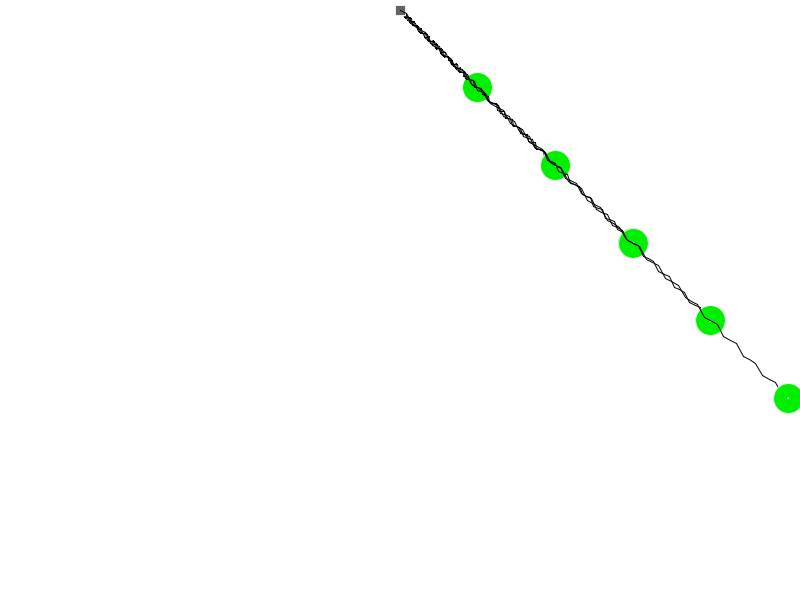
Frame 1 (no input)
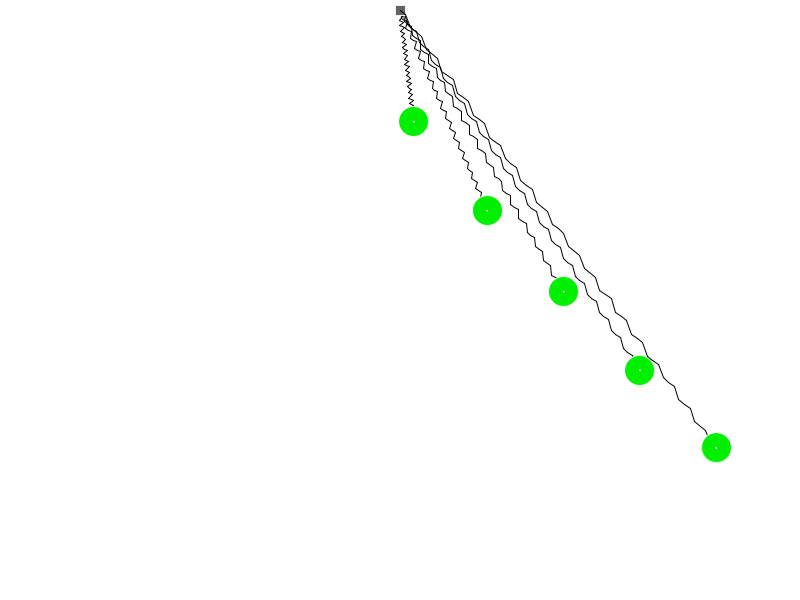
Frame 60 (the mouse pressed at the canvas centre just before this capture)
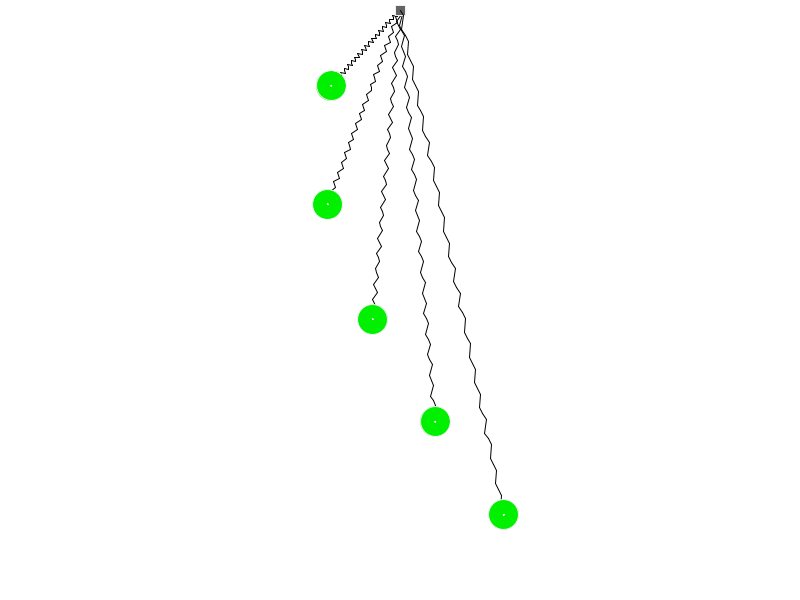
Frame 120 (the mouse held since frame 60 and released just before this capture)

The Processing sketch that drew these frames (run headless with seeded random() and noise(); from frame 60 on, the mouse is pressed at the canvas centre):

// Processing sketch: Noc03_03_SpringBob
// ── Noc03_03_SpringBob.pde
// Pendulum example from Chapter 3 Nature of Code

final int NumPendulums = 5;

Pendulum[] p = new Pendulum[NumPendulums];

void setup() {
  size(800, 600);
  frameRate(30);
  int lengthDelta = (height-100)/NumPendulums;
  int pendulumLength = lengthDelta;
  for (int i = 0; i < NumPendulums; i++) {
     p[i] = new Pendulum(width/2, 10, pendulumLength, PI/4);
     pendulumLength += lengthDelta;
  }
}

void draw() {
  background(255);
  for (int i = 0; i < NumPendulums; i++) {
    p[i].update();
    p[i].display();
  }
}
// ── Pendulum.pde
class Pendulum {
  float r;
  Spring s;
  Pin bob;
  float angle;
  float angularVel;
  float angularAcc;
  PVector GravityForce = new PVector(0, 1);
  float len;
  int bobSize;
  
  Pendulum(int x, int y, float len, float startAngle) {
    angle = startAngle;
    bob = new Pin(x+1.1*len*sin(angle), y+1.1*len*cos(angle));
    s = new Spring(x, y, len, (IPin)bob);
  }
  
  void update() {
    s.applyForces();
    bob.update();
  }
  
  void display() {
    
    bob.applyForce(GravityForce);
    bob.update();

    s.display();
    bob.display();
  }
}
// ── Pin.pde
interface IPin {
  PVector getLocation();
  void applyForce(PVector force);
}


class Pin implements IPin {
  float mass;
  float density;
  PVector acceleration;
  PVector location;
  PVector velocity;
  Pin(float x, float y) {
    location = new PVector(x, y);
    mass = 30;
    density = 1;
    acceleration = new PVector(0,0);
    velocity = new PVector(0,0);
  }
  
  PVector getLocation() {
    return location.copy();
  }
  
  void applyForce(PVector force) {
    acceleration.add(PVector.div(force,mass));
  }
  
  void update() {
    velocity.add(acceleration);
    location.add(velocity);
 
    resetAcceleration();
  }
  
  void display() {
    stroke(240);
    fill(0,240,0);
    int drawSize = (int)(mass/density);
    ellipse(location.x, location.y, drawSize, drawSize);
    ellipse(location.x, location.y, 1, 1);
  }
  
  void resetAcceleration() {
    acceleration.mult(0);
  }
}
// ── Spring.pde
class Spring {
  PVector anchor;
  float restingLength;
  float kFactor = 0.2;
  IPin pinB;
  final float NumCoils = 20;
  final float CoilWidth = 2;
  
  Spring(float x, float y, float l, IPin b) {
    anchor = new PVector(x,y);
    restingLength = l;
    pinB = b;
  }
  
  void display() {
    fill(100);
    rectMode(CENTER);
    rect(anchor.x, anchor.y, 10, 10);
    
    displaySpring();
  }
  
  void applyForces() {
    PVector force = PVector.sub(pinB.getLocation(), anchor);
    float len = force.mag();
    float stretch = len-restingLength;
    force.normalize();
    force.mult(-1 * kFactor * stretch);
    pinB.applyForce(force);
  }
  
  void displaySpring() {
    stroke(0);
    PVector dirToPinB = PVector.sub(pinB.getLocation(), anchor);
    float len = dirToPinB.mag();
    float segmentLen = len/NumCoils;
    float subSegLen = segmentLen/4.0;
    pushMatrix();
    translate(anchor.x, anchor.y);
    rotate(dirToPinB.heading()-HALF_PI);
    float coilStart = 0;
    while (coilStart < len-1) {
      line(0, coilStart, CoilWidth, coilStart+subSegLen);
      line(CoilWidth, coilStart+subSegLen, -CoilWidth, coilStart+3*subSegLen);
      line(-CoilWidth, coilStart+3*subSegLen, 0, coilStart+segmentLen);
      coilStart += segmentLen;
    }
    popMatrix();
  }
}
